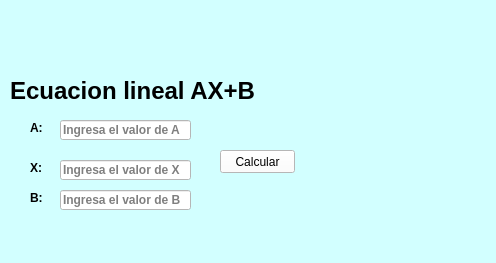
<?xml version="1.0" encoding="UTF-8"?>
<ui version="4.0">
 <class>MainWindow</class>
 <widget class="QMainWindow" name="MainWindow">
  <property name="geometry">
   <rect>
    <x>0</x>
    <y>0</y>
    <width>496</width>
    <height>263</height>
   </rect>
  </property>
  <property name="windowTitle">
   <string>MainWindow</string>
  </property>
  <property name="styleSheet">
   <string notr="true">background-color: rgb(210, 255, 255);</string>
  </property>
  <widget class="QWidget" name="centralwidget">
   <widget class="QLabel" name="label_3">
    <property name="geometry">
     <rect>
      <x>10</x>
      <y>0</y>
      <width>481</width>
      <height>61</height>
     </rect>
    </property>
    <property name="text">
     <string/>
    </property>
    <property name="pixmap">
     <pixmap resource="recursos_proyecto.qrc">:/LOGOS/Imagenes/uat.png</pixmap>
    </property>
    <property name="scaledContents">
     <bool>true</bool>
    </property>
   </widget>
   <widget class="QLabel" name="label_6">
    <property name="geometry">
     <rect>
      <x>340</x>
      <y>90</y>
      <width>121</width>
      <height>121</height>
     </rect>
    </property>
    <property name="text">
     <string/>
    </property>
    <property name="pixmap">
     <pixmap resource="recursos_proyecto.qrc">:/LOGOS/Imagenes/pngegg.png</pixmap>
    </property>
    <property name="scaledContents">
     <bool>true</bool>
    </property>
   </widget>
   <widget class="QLineEdit" name="txtX">
    <property name="geometry">
     <rect>
      <x>60</x>
      <y>160</y>
      <width>131</width>
      <height>20</height>
     </rect>
    </property>
    <property name="font">
     <font>
      <weight>75</weight>
      <bold>true</bold>
     </font>
    </property>
    <property name="toolTip">
     <string>Ingresa el valor de X</string>
    </property>
    <property name="statusTip">
     <string>Ingresa el valor de X</string>
    </property>
    <property name="styleSheet">
     <string notr="true">background-color: rgb(255, 255, 255);</string>
    </property>
    <property name="placeholderText">
     <string>Ingresa el valor de X</string>
    </property>
   </widget>
   <widget class="QLabel" name="label_8">
    <property name="geometry">
     <rect>
      <x>30</x>
      <y>160</y>
      <width>21</width>
      <height>16</height>
     </rect>
    </property>
    <property name="font">
     <font>
      <weight>75</weight>
      <bold>true</bold>
     </font>
    </property>
    <property name="text">
     <string>X:</string>
    </property>
   </widget>
   <widget class="QLineEdit" name="txtB">
    <property name="geometry">
     <rect>
      <x>60</x>
      <y>190</y>
      <width>131</width>
      <height>20</height>
     </rect>
    </property>
    <property name="font">
     <font>
      <weight>75</weight>
      <bold>true</bold>
     </font>
    </property>
    <property name="toolTip">
     <string>Ingresa el valor de B</string>
    </property>
    <property name="statusTip">
     <string>Ingresa el valor de B</string>
    </property>
    <property name="styleSheet">
     <string notr="true">background-color: rgb(255, 255, 255);</string>
    </property>
    <property name="placeholderText">
     <string>Ingresa el valor de B</string>
    </property>
   </widget>
   <widget class="QLabel" name="label_10">
    <property name="geometry">
     <rect>
      <x>10</x>
      <y>60</y>
      <width>331</width>
      <height>61</height>
     </rect>
    </property>
    <property name="font">
     <font>
      <pointsize>18</pointsize>
      <weight>75</weight>
      <bold>true</bold>
     </font>
    </property>
    <property name="text">
     <string>Ecuacion lineal AX+B</string>
    </property>
   </widget>
   <widget class="QPushButton" name="btnCalcular">
    <property name="geometry">
     <rect>
      <x>220</x>
      <y>150</y>
      <width>75</width>
      <height>23</height>
     </rect>
    </property>
    <property name="toolTip">
     <string>Presiona el boton</string>
    </property>
    <property name="statusTip">
     <string>Presiona el boton</string>
    </property>
    <property name="styleSheet">
     <string notr="true">background-color: rgb(255, 255, 255);</string>
    </property>
    <property name="text">
     <string>Calcular</string>
    </property>
   </widget>
   <widget class="QLineEdit" name="txtA">
    <property name="geometry">
     <rect>
      <x>60</x>
      <y>120</y>
      <width>131</width>
      <height>20</height>
     </rect>
    </property>
    <property name="font">
     <font>
      <weight>75</weight>
      <bold>true</bold>
     </font>
    </property>
    <property name="toolTip">
     <string>Ingresa el valor de A</string>
    </property>
    <property name="statusTip">
     <string>Ingresa el valor de A</string>
    </property>
    <property name="styleSheet">
     <string notr="true">background-color: rgb(255, 255, 255);</string>
    </property>
    <property name="placeholderText">
     <string>Ingresa el valor de A</string>
    </property>
   </widget>
   <widget class="QLabel" name="label_7">
    <property name="geometry">
     <rect>
      <x>30</x>
      <y>120</y>
      <width>21</width>
      <height>16</height>
     </rect>
    </property>
    <property name="font">
     <font>
      <weight>75</weight>
      <bold>true</bold>
     </font>
    </property>
    <property name="text">
     <string>A:</string>
    </property>
   </widget>
   <widget class="QLabel" name="label_9">
    <property name="geometry">
     <rect>
      <x>30</x>
      <y>190</y>
      <width>21</width>
      <height>16</height>
     </rect>
    </property>
    <property name="font">
     <font>
      <weight>75</weight>
      <bold>true</bold>
     </font>
    </property>
    <property name="text">
     <string>B:</string>
    </property>
   </widget>
  </widget>
  <widget class="QStatusBar" name="statusbar"/>
 </widget>
 <resources>
  <include location="recursos_proyecto.qrc"/>
 </resources>
 <connections/>
</ui>
